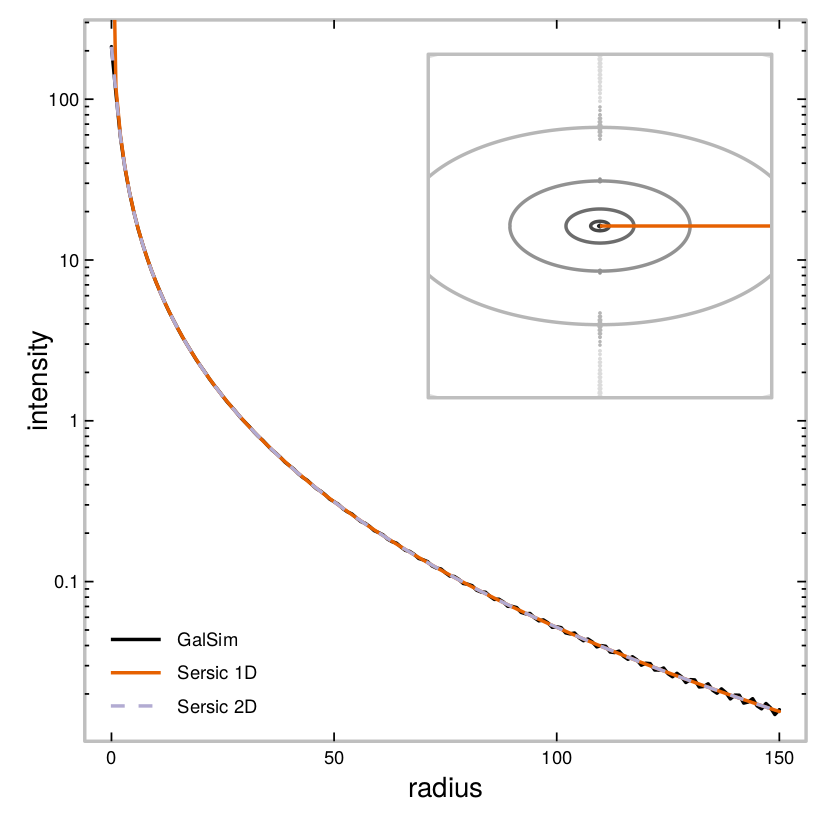

Generate this figure with R:
#!/usr/bin/Rscript --no-init-file

# setup
require("astro", quietly=TRUE)
#palette(c("#000000", "#e66101", "#5e3c99", "#fdb863", "#b2abd2", "#edf8b1", "#7fcdbb", "#2c7fb8"))
set.seed(3125)

# definitions
xcen = 151
ycen = 151
xx = 0:150
n = 4
lumtot = 10000
q = 0.5
re = 15
a = sqrt((re^2)/q)
lvls = 10^c(-3:2)
cols = grey((length(lvls)+1):1/(length(lvls)+1))[-1]
lwds = 2

# galsim
system("/usr/local/bin/galsim galsim.config")

# data
dat = read.fitsim("galsim.fits")
Ie = sersic.L2Ie(L=lumtot, n=n, re=re)
xy = expand.grid(-150:150, -150:150)
#s2d = matrix(sersic2d.xy(x=xy[,1], y=xy[,2], Ie=Ie, n=n, re=a, e=1-q, pa=0), nrow=301, ncol=301)
s2d = sersic2d(size=301, Ie=Ie, n=n, re=a, e=1-q, pa=0, norm=FALSE, discrete=TRUE)

# dev
pdf(file="profiletest.pdf", width=5, height=5)

# par
par("mar"=c(0,0,0,0))
par("oma"=c(4,4,1,1))
layout(rbind(c(2,2,2),c(2,1,2),c(2,2,2)), widths=c(5,5,0.5), heights=c(0.5,5,5))
palette(c("#000000", "#e66101", "#5e3c99", "#fdb863", "#b2abd2", "#edf8b1", "#7fcdbb", "#2c7fb8"))

# contour plot
contour(x=1:301-xcen, y=1:301-ycen, z=dat, levels=lvls, drawlabels=FALSE, axes=FALSE, xaxs="i", yaxs="i", col=cols, lwd=lwds, asp=1, lend=1, ljoin=1)
lines(x=range(xx), y=c(0,0), col=2, lwd=lwds, lend=1, ljoin=1)
abox()

# line plot
aplot(xx, dat[xcen+xx,ycen], type="l", log="y", col=1, lwd=lwds, las=1)
lines(xx, sersic1d(r=xx, Ie=Ie, n=n, re=a), col=2, lwd=lwds)
lines(xx, s2d[xcen+xx,ycen], col=5, lwd=lwds, lty=2, lend=1)
mtext(side=1, text="radius", line=1.75)
mtext(side=2, text="intensity", line=1.5)

# finish up
alegend("bottomleft", legend=c("GalSim","Sersic 1D","Sersic 2D"), type=list(l=list(lwd=lwds,col=1,lty=1,lend=1),l=list(lwd=lwds,col=2,lty=1,lend=1),l=list(lwd=lwds,col=5,lty=2,lend=1)))
graphics.off()

